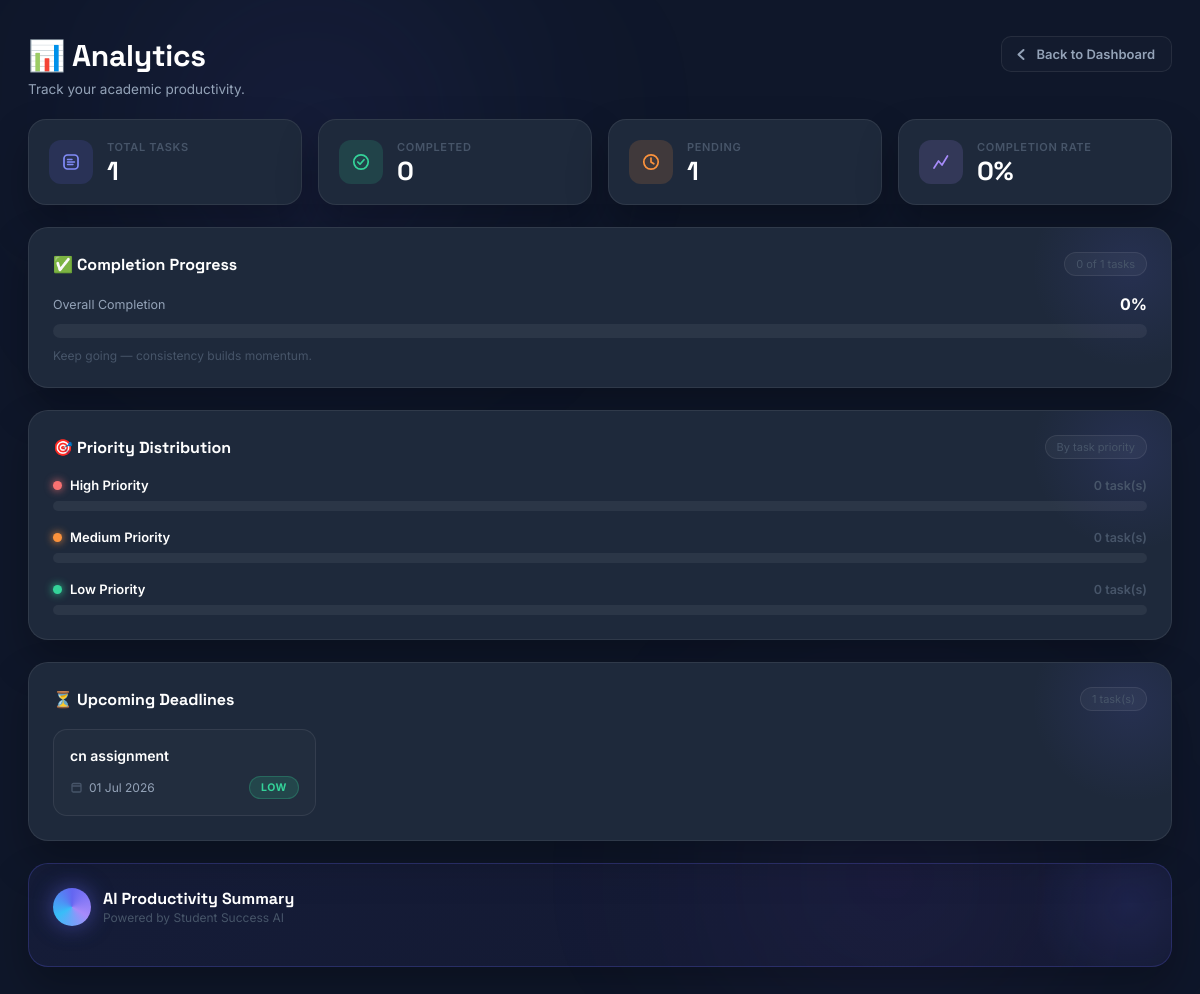
The app's page /analytics with its own data.
### models.py (models this page shows, shortened)
class Task(db.Model):
    id = db.Column(db.Integer, primary_key=True)
    title = db.Column(db.String(200), nullable=False)
    category = db.Column(db.String(100), nullable=False)
    description = db.Column(db.Text)
    deadline = db.Column(db.Date, nullable=False)
    estimated_hours = db.Column(db.Integer, nullable=False)
    priority = db.Column(db.String(20), default="Medium")
    status = db.Column(db.String(20), default="Pending")
    created_at = db.Column(db.DateTime, default=datetime.utcnow)

### app.py (the view)
@app.route("/analytics")
def analytics():
    tasks = Task.query.all()
    total = len(tasks)
    completed = len([t for t in tasks if t.status == "Completed"])
    pending = total - completed
    completion_rate = round((completed / total) * 100) if total else 0
    high = len([t for t in tasks if t.priority == "High"])
    medium = len([t for t in tasks if t.priority == "Medium"])
    low = len([t for t in tasks if t.priority == "Low"])
    upcoming = sorted(
        [t for t in tasks if t.status != "Completed"],
        key=lambda x: x.deadline
    )[:5]
    return render_template(
        "analytics.html",
        total=total,
        completed=completed,
        pending=pending,
        completion_rate=completion_rate,
        high=high,
        medium=medium,
        low=low,
        upcoming=upcoming
    )

### templates/analytics.html (shortened to what this page needs)
<!DOCTYPE html>
<html lang="en">
<head>
</head>
<body>
  <div class="page-wrap">
    <div class="analytics-header">
      <div>
        <h1 class="analytics-title">📊 Analytics</h1>
        <p class="analytics-subtitle">Track your academic productivity.</p>
      </div>
      <a href="{{ url_for('dashboard') }}" class="back-link">
        <svg width="15" height="15" viewBox="0 0 15 15" fill="none">
          <path d="M9.5 3L4.5 7.5l5 4.5" stroke="currentColor" stroke-width="2" stroke-linecap="round" stroke-linejoin="round"/>
        </svg>
        Back to Dashboard
      </a>
    </div>
    <div class="overview-grid">
      <div class="overview-card">
        <div class="overview-icon icon-total">
          <svg width="20" height="20" viewBox="0 0 20 20" fill="none">
            <rect x="3" y="3" width="14" height="14" rx="3.5" stroke="currentColor" stroke-width="1.7"/>
            <path d="M6.5 10h7M6.5 7.5h4.5M6.5 12.5h5.5" stroke="currentColor" stroke-width="1.4" stroke-linecap="round"/>
          </svg>
        </div>
        <div class="overview-body">
          <div class="overview-label">Total Tasks</div>
          <div class="overview-value">{{ total }}</div>
        </div>
      </div>
      <div class="overview-card">
        <div class="overview-icon icon-completed">
          <svg width="20" height="20" viewBox="0 0 20 20" fill="none">
            <circle cx="10" cy="10" r="7.2" stroke="currentColor" stroke-width="1.7"/>
            <path d="M6.8 10l2.2 2.2 4-4.5" stroke="currentColor" stroke-width="1.7" stroke-linecap="round" stroke-linejoin="round"/>
          </svg>
        </div>
        <div class="overview-body">
          <div class="overview-label">Completed</div>
          <div class="overview-value">{{ completed }}</div>
        </div>
      </div>
      <div class="overview-card">
        <div class="overview-icon icon-pending">
          <svg width="20" height="20" viewBox="0 0 20 20" fill="none">
            <circle cx="10" cy="10" r="7.2" stroke="currentColor" stroke-width="1.7"/>
            <path d="M10 6v4l2.8 1.8" stroke="currentColor" stroke-width="1.7" stroke-linecap="round"/>
          </svg>
        </div>
        <div class="overview-body">
          <div class="overview-label">Pending</div>
          <div class="overview-value">{{ pending }}</div>
        </div>
      </div>
      <div class="overview-card">
        <div class="overview-icon icon-rate">
          <svg width="20" height="20" viewBox="0 0 20 20" fill="none">
            <path d="M3 16l4.5-7 3.5 4 5.5-9" stroke="currentColor" stroke-width="1.7" stroke-linecap="round" stroke-linejoin="round"/>
          </svg>
        </div>
        <div class="overview-body">
          <div class="overview-label">Completion Rate</div>
          <div class="overview-value">{{ completion_rate }}%</div>
        </div>
      </div>
    </div>
    <div class="panel">
      <div class="panel-header">
        <div class="panel-title">✅ Completion Progress</div>
        <span class="panel-badge">{{ completed }} of {{ total }} tasks</span>
      </div>
      <div class="progress-track-label">
        <span>Overall Completion</span>
        <strong>{{ completion_rate }}%</strong>
      </div>
      <div class="progress-track">
      </div>
      <p class="progress-caption">Keep going — consistency builds momentum.</p>
    </div>
    <div class="panel">
      <div class="panel-header">
        <div class="panel-title">🎯 Priority Distribution</div>
        <span class="panel-badge">By task priority</span>
      </div>
      <div class="priority-list">
        <div class="priority-row">
          <div class="priority-row-label">
            <span class="priority-row-name"><span class="priority-dot dot-high"></span> High Priority</span>
            <span class="priority-row-count">{{ high }} task(s)</span>
          </div>
          <div class="priority-track">
          </div>
        </div>
        <div class="priority-row">
          <div class="priority-row-label">
            <span class="priority-row-name"><span class="priority-dot dot-medium"></span> Medium Priority</span>
            <span class="priority-row-count">{{ medium }} task(s)</span>
          </div>
          <div class="priority-track">
          </div>
        </div>
        <div class="priority-row">
          <div class="priority-row-label">
            <span class="priority-row-name"><span class="priority-dot dot-low"></span> Low Priority</span>
            <span class="priority-row-count">{{ low }} task(s)</span>
          </div>
          <div class="priority-track">
          </div>
        </div>
      </div>
    </div>
    <div class="panel">
      <div class="panel-header">
        <div class="panel-title">⏳ Upcoming Deadlines</div>
        <span class="panel-badge">{{ upcoming|length }} task(s)</span>
      </div>
      <div class="deadlines-grid">
        {% for task in upcoming %}
        <div class="deadline-card">
          <div class="deadline-title">{{ task.title }}</div>
          <div class="deadline-meta-row">
            <span class="deadline-date">
              <svg width="13" height="13" viewBox="0 0 13 13" fill="none">
                <rect x="2" y="2.5" width="9" height="8.5" rx="1.3" stroke="currentColor" stroke-width="1.3"/>
                <path d="M2 5h9" stroke="currentColor" stroke-width="1.3"/>
              </svg>
              {{ task.deadline.strftime('%d %b %Y') }}
            </span>
            {% if task.priority == 'High' %}
              <span class="badge badge-high">High</span>
            {% elif task.priority == 'Medium' %}
              <span class="badge badge-medium">Medium</span>
            {% else %}
              <span class="badge badge-low">Low</span>
            {% endif %}
          </div>
        </div>
        {% else %}
        <div class="empty-line">No upcoming deadlines.</div>
        {% endfor %}
      </div>
    </div>
    <div class="panel ai-panel">
      <div class="ai-panel-header">
        <div class="ai-orb"></div>
        <div>
          <div class="ai-panel-title">AI Productivity Summary</div>
          <div class="ai-panel-sub">Powered by Student Success AI</div>
        </div>
      </div>
    </div>
  </div>
</body>
</html>

### records on screen
Task: title "cn assignment", deadline "01 Jul 2026", priority "LOW"

### other values on screen
{{ total }} "1"
{{ completed }} "0"
{{ pending }} "1"
{{ completion_rate }} "0"
{{ high }} "0"
{{ medium }} "0"
{{ low }} "0"
{{ upcoming|length }} "1"
